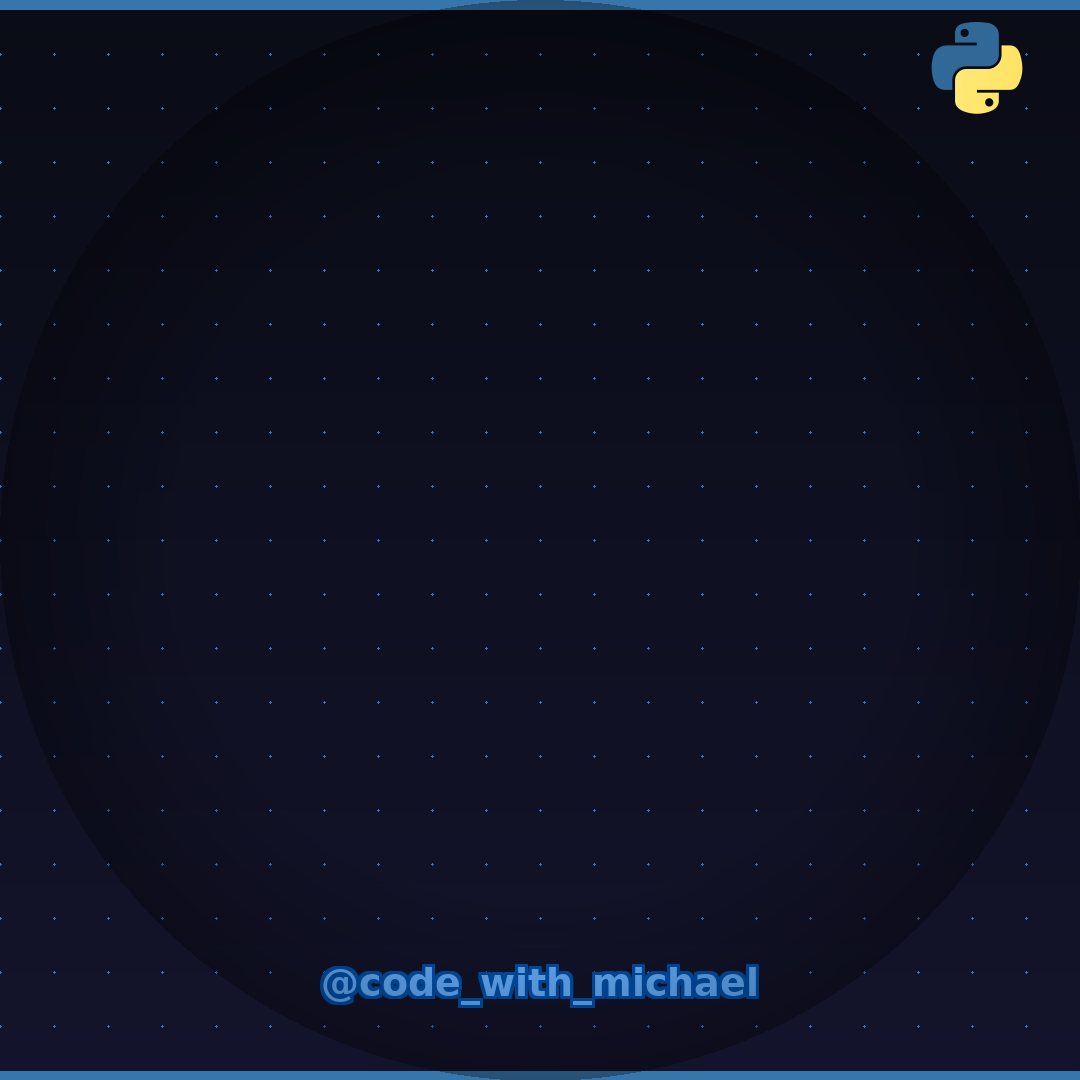

The script that drew this image:
import cairosvg
from PIL import Image, ImageDraw, ImageFont
import io

SIZE = 1080
cx, cy = SIZE // 2, SIZE // 2
PAD = 52

# ── Python logo (python-logo-only.svg) ────────────────────────────────────
PYTHON_SVG = """<?xml version="1.0" encoding="UTF-8" standalone="no"?>
<svg version="1.0" id="svg2"
   width="83.371017pt" height="101.00108pt"
   xmlns:xlink="http://www.w3.org/1999/xlink"
   xmlns="http://www.w3.org/2000/svg">
  <defs>
    <linearGradient id="linearGradient4671">
      <stop style="stop-color:#ffd43b;stop-opacity:1;" offset="0" />
      <stop style="stop-color:#ffe873;stop-opacity:1" offset="1" />
    </linearGradient>
    <linearGradient id="linearGradient4689">
      <stop style="stop-color:#5a9fd4;stop-opacity:1;" offset="0" />
      <stop style="stop-color:#306998;stop-opacity:1;" offset="1" />
    </linearGradient>
    <linearGradient x1="224.23996" y1="144.75717" x2="-65.308502" y2="144.75717"
       id="linearGradient2987" xlink:href="#linearGradient4671"
       gradientUnits="userSpaceOnUse" gradientTransform="translate(100.2702,99.61116)" />
    <linearGradient x1="172.94208" y1="77.475983" x2="26.670298" y2="76.313133"
       id="linearGradient2990" xlink:href="#linearGradient4689"
       gradientUnits="userSpaceOnUse" gradientTransform="translate(100.2702,99.61116)" />
  </defs>
  <path style="fill:url(#linearGradient2990);fill-opacity:1"
     d="M 54.918785,9.1927421e-4 C 50.335132,0.02221727 45.957846,0.41313697 42.106285,1.0946693 30.760069,3.0991731 28.700036,7.2947714 28.700035,15.032169 v 10.21875 h 26.8125 v 3.40625 h -26.8125 -10.0625 c -7.792459,0 -14.6157588,4.683717 -16.7499998,13.59375 -2.46181998,10.212966 -2.57101508,16.586023 0,27.25 1.9059283,7.937852 6.4575432,13.593748 14.2499998,13.59375 h 9.21875 v -12.25 c 0,-8.849902 7.657144,-16.656248 16.75,-16.65625 h 26.78125 c 7.454951,0 13.406253,-6.138164 13.40625,-13.625 v -25.53125 c 0,-7.2663386 -6.12998,-12.7247771 -13.40625,-13.9374997 C 64.281548,0.32794397 59.502438,-0.02037903 54.918785,9.1927421e-4 Z m -14.5,8.21875012579 c 2.769547,0 5.03125,2.2986456 5.03125,5.1249996 -2e-6,2.816336 -2.261703,5.09375 -5.03125,5.09375 -2.779476,-1e-6 -5.03125,-2.277415 -5.03125,-5.09375 -10e-7,-2.826353 2.251774,-5.1249996 5.03125,-5.1249996 z" />
  <path style="fill:url(#linearGradient2987);fill-opacity:1"
     d="m 85.637535,28.657169 v 11.90625 c 0,9.230755 -7.825895,16.999999 -16.75,17 h -26.78125 c -7.335833,0 -13.406249,6.278483 -13.40625,13.625 v 25.531247 c 0,7.266344 6.318588,11.540324 13.40625,13.625004 8.487331,2.49561 16.626237,2.94663 26.78125,0 6.750155,-1.95439 13.406253,-5.88761 13.40625,-13.625004 V 86.500919 h -26.78125 v -3.40625 h 26.78125 13.406254 c 7.792461,0 10.696251,-5.435408 13.406241,-13.59375 2.79933,-8.398886 2.68022,-16.475776 0,-27.25 -1.92578,-7.757441 -5.60387,-13.59375 -13.406241,-13.59375 z m -15.0625,64.65625 c 2.779478,3e-6 5.03125,2.277417 5.03125,5.093747 -2e-6,2.826354 -2.251775,5.125004 -5.03125,5.125004 -2.76955,0 -5.03125,-2.29865 -5.03125,-5.125004 2e-6,-2.81633 2.261697,-5.093747 5.03125,-5.093747 z" />
</svg>"""

# ── Standard colors ────────────────────────────────────────────────────────
PY_BLUE    = (55, 118, 171)
YELLOW     = (255, 212, 59)
# Swap ACCENT_COL to change the post theme color
ACCENT_COL = PY_BLUE  # e.g. (255,140,60) for orange, (180,120,255) for purple

# ── Fonts ──────────────────────────────────────────────────────────────────
def F(name, size):
    try:
        return ImageFont.truetype(f"/usr/share/fonts/truetype/dejavu/{name}.ttf", size)
    except:
        return ImageFont.load_default()

fuser = F("DejaVuSans-Bold", 38)

# ── Helper functions ───────────────────────────────────────────────────────
def glow_text(draw, x, y, text, font, fill, glow_col, spread=5):
    for dx in range(-spread, spread+1, 2):
        for dy in range(-spread, spread+1, 2):
            if dx or dy:
                draw.text((x+dx, y+dy), text, font=font, fill=glow_col)
    draw.text((x, y), text, font=font, fill=fill)

def centered_glow(draw, y, text, font, fill, glow_col, spread=5):
    bb = draw.textbbox((0,0), text, font=font)
    x = (SIZE - (bb[2]-bb[0])) // 2
    glow_text(draw, x, y, text, font, fill, glow_col, spread)

def centered(draw, y, text, font, fill):
    bb = draw.textbbox((0,0), text, font=font)
    x = (SIZE - (bb[2]-bb[0])) // 2
    draw.text((x, y), text, font=font, fill=fill)

def code_line(draw, x, y, segments, font):
    lx = x
    for text, col in segments:
        draw.text((lx, y), text, font=font, fill=col)
        bb = draw.textbbox((0,0), text, font=font)
        lx += bb[2] - bb[0]

# ── Canvas ─────────────────────────────────────────────────────────────────
canvas = Image.new("RGB", (SIZE, SIZE), (10, 12, 22))
d = ImageDraw.Draw(canvas)

# Dark gradient background top to bottom
for y in range(SIZE):
    t = y / SIZE
    d.line([(0,y),(SIZE,y)], fill=(int(10+t*10), int(12+t*8), int(22+t*22)))

# Dot grid
for gx in range(0, SIZE, 54):
    for gy in range(0, SIZE, 54):
        d.ellipse([gx-1,gy-1,gx+1,gy+1], fill=(55,110,190))

# ── Top accent bar (left third = accent, rest = PY_BLUE) ──────────────────
d.rectangle([0, 0, SIZE, 9], fill=PY_BLUE)
d.rectangle([0, 0, SIZE//3, 9], fill=ACCENT_COL)

# ── Bottom accent bar (right third = accent, rest = PY_BLUE) ──────────────
d.rectangle([0, SIZE-9, SIZE, SIZE], fill=PY_BLUE)
d.rectangle([SIZE*2//3, SIZE-9, SIZE, SIZE], fill=ACCENT_COL)

# ── Python logo top right ──────────────────────────────────────────────────
lsz = 110
svg_bytes = cairosvg.svg2png(bytestring=PYTHON_SVG.encode(), output_width=lsz, output_height=lsz)
logo = Image.open(io.BytesIO(svg_bytes)).convert("RGBA")
ca = canvas.convert("RGBA")
ca.paste(logo, (SIZE - lsz - 48, 22), logo)
canvas = ca.convert("RGB")
d = ImageDraw.Draw(canvas)

# ── Vignette (dark edges, bright center) ──────────────────────────────────
vig = Image.new("RGBA", (SIZE, SIZE), (0,0,0,0))
vd = ImageDraw.Draw(vig)
for r in range(SIZE//2, SIZE//3, -1):
    t = (r - SIZE//3) / (SIZE//6)
    a = int(min(1,t) * 80)
    vd.ellipse([cx-r, cy-r, cx+r, cy+r], fill=(0,0,0,a))

# ── @code_with_michael username ────────────────────────────────────────────
# Move this y value to position the username on the page
username_y = SIZE - 120
ub = d.textbbox((0,0), "@code_with_michael", font=fuser)
ux = (SIZE - (ub[2]-ub[0])) // 2
for dx in range(-3,4):
    for dy in range(-3,4):
        if dx or dy:
            d.text((ux+dx, username_y+dy), "@code_with_michael", font=fuser, fill=(0,80,170))
d.text((ux, username_y), "@code_with_michael", font=fuser, fill=(100,175,255))

# ── Composite vignette and save ────────────────────────────────────────────
final = canvas.convert("RGBA")
final = Image.alpha_composite(final, vig)
final = final.convert("RGB")

final.save("/mnt/user-data/outputs/base_template.png", "PNG", quality=95)
print("Saved base_template.png")

# ===========================================================================
# HOW TO USE THIS TEMPLATE
# ===========================================================================
# 1. Copy this file and rename it for your new post (e.g. functions_post.py)
# 2. Change ACCENT_COL to your lesson color:
#       Blue    = (55, 118, 171)   -- Variables
#       Green   = (39, 120, 80)    -- Integers
#       Orange  = (255, 140, 60)   -- Floats
#       Purple  = (140, 82, 220)   -- Booleans
#       Teal    = (0, 185, 185)    -- Type Checking
#       Pink    = (200, 60, 130)   -- f-Strings
#       Sky     = (40, 180, 220)   -- Lists
#       Amber   = (230, 120, 40)   -- if/elif/else
#       Lime    = (80, 200, 100)   -- Loops
#       Gold    = (255, 200, 40)   -- Challenges
# 3. Add a lesson pill below the top bar:
#       d.rounded_rectangle([PAD,26,PAD+pw,64], radius=19, fill=ACCENT_COL)
#       d.text((PAD+18,30), "BEGINNER  *  LESSON X", font=ftiny, fill=(255,255,255))
# 4. Add your hero title with glow_text() starting around y=80
# 5. Add your content blocks (definition box, code block, cards, pills)
# 6. Set username_y to just below your last content block
# ===========================================================================
